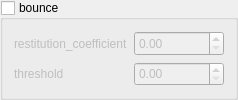
          <widget class="QGroupBox" name="collision_bounce_groupbox">
           <property name="title">
            <string>bounce</string>
           </property>
           <property name="checkable">
            <bool>true</bool>
           </property>
           <property name="checked">
            <bool>false</bool>
           </property>
           <layout class="QGridLayout" name="gridLayout_9">
            <item row="0" column="1">
             <widget class="QDoubleSpinBox" name="collision_restitution_coefficient_sp">
              <property name="minimumSize">
               <size>
                <width>90</width>
                <height>24</height>
               </size>
              </property>
              <property name="maximumSize">
               <size>
                <width>110</width>
                <height>27</height>
               </size>
              </property>
              <property name="toolTip">
               <string>Bounciness coefficient of restitution, from [0...1], where 0=no bounciness</string>
              </property>
              <property name="maximum">
               <double>1.000000000000000</double>
              </property>
              <property name="singleStep">
               <double>0.100000000000000</double>
              </property>
             </widget>
            </item>
            <item row="1" column="0">
             <widget class="QLabel" name="collision_bounce_threshold_label">
              <property name="text">
               <string>threshold</string>
              </property>
             </widget>
            </item>
            <item row="1" column="1">
             <widget class="QDoubleSpinBox" name="collision_bounce_threshold_sp">
              <property name="minimumSize">
               <size>
                <width>90</width>
                <height>24</height>
               </size>
              </property>
              <property name="maximumSize">
               <size>
                <width>110</width>
                <height>27</height>
               </size>
              </property>
              <property name="toolTip">
               <string>Bounce capture velocity, below which effective coefficient of restitution is 0</string>
              </property>
              <property name="maximum">
               <double>10000.000000000000000</double>
              </property>
              <property name="singleStep">
               <double>1.000000000000000</double>
              </property>
             </widget>
            </item>
            <item row="0" column="0">
             <widget class="QLabel" name="restitution_coefficient_label">
              <property name="text">
               <string>restitution_coefficient</string>
              </property>
             </widget>
            </item>
           </layout>
          </widget>
